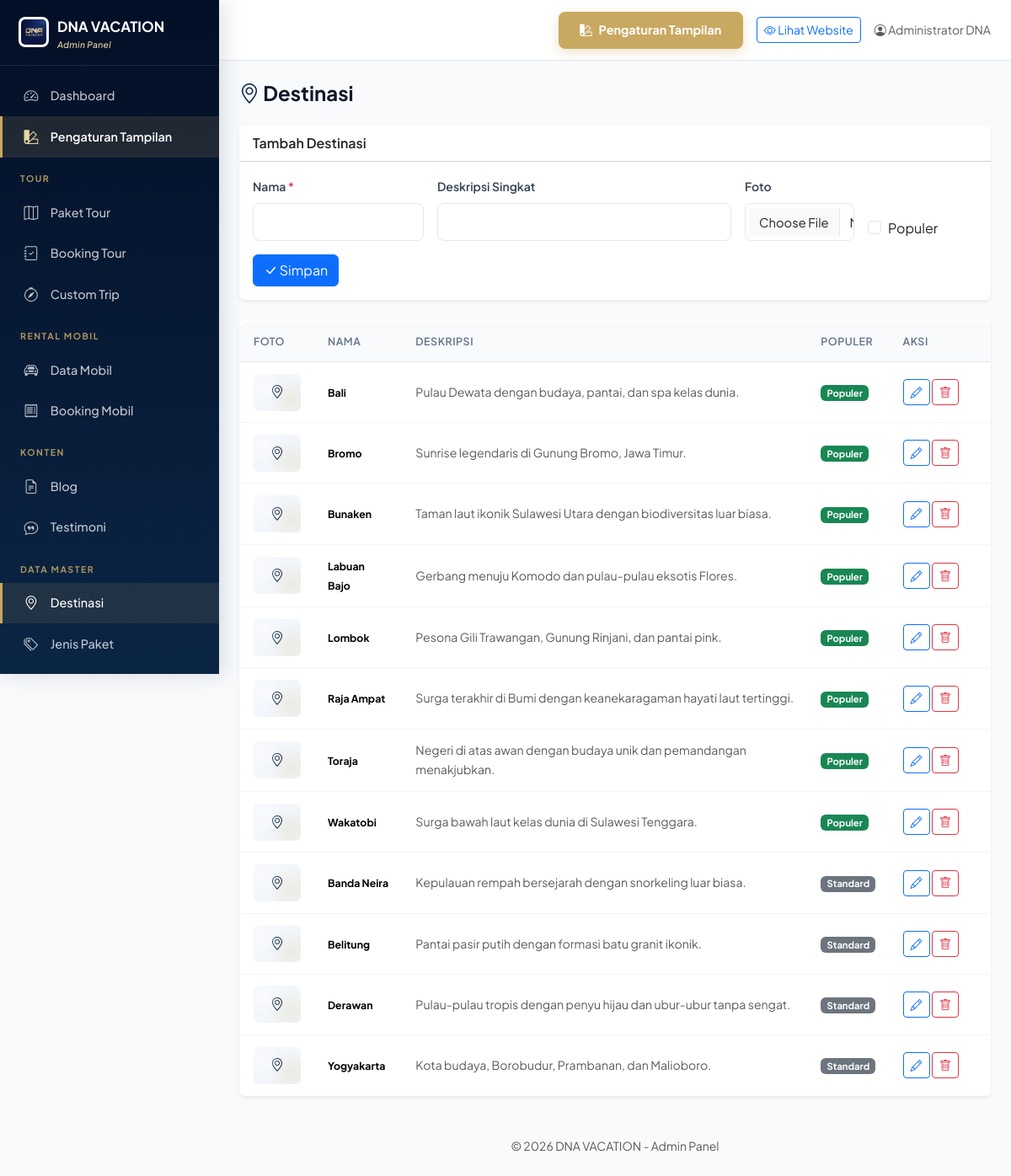
The page /admin/destinations.php (signed in) on the database its author committed.
### tables this page shows
CREATE TABLE destinations (
  id INT AUTO_INCREMENT PRIMARY KEY,
  name VARCHAR(100) NOT NULL,
  slug VARCHAR(120) NOT NULL UNIQUE,
  description TEXT,
  image VARCHAR(255),
  is_popular TINYINT(1) DEFAULT 0,
  created_at TIMESTAMP DEFAULT CURRENT_TIMESTAMP
);

### includes/config.php (called while the page is built, shortened)
<?php
function e($str) {
    return htmlspecialchars($str, ENT_QUOTES, 'UTF-8');
}
function truncate($text, $length = 100) {
    if (strlen($text) <= $length) return $text;
    return substr($text, 0, $length) . '...';
}

### admin/destinations.php (the view, shortened to what this page needs)
<?php
require_once __DIR__ . '/includes/header.php';
$destinations = $pdo->query("SELECT * FROM destinations ORDER BY is_popular DESC, name")->fetchAll();
$editItem = null;
?>
<div class="p-3 p-md-4">
    <h4 class="fw-bold mb-4"><i class="bi bi-geo-alt text-primary-custom"></i> Destinasi</h4>
    <div class="card border-0 shadow-sm mb-4">
        <div class="card-header bg-white fw-semibold"><?= $editItem ? 'Edit' : 'Tambah' ?> Destinasi</div>
        <div class="card-body">
            <form method="POST" enctype="multipart/form-data">
                <div class="row g-3">
                    <div class="col-md-3">
                        <label class="form-label small fw-semibold">Nama <span class="text-danger">*</span></label>
                        <input type="text" name="name" class="form-control" value="<?= e($editItem['name'] ?? '') ?>" required>
                    </div>
                    <div class="col-md-5">
                        <label class="form-label small fw-semibold">Deskripsi Singkat</label>
                        <input type="text" name="description" class="form-control" value="<?= e($editItem['description'] ?? '') ?>">
                    </div>
                    <div class="col-md-2">
                        <label class="form-label small fw-semibold">Foto</label>
                        <input type="file" name="image" class="form-control" accept="image/*">
                    </div>
                    <div class="col-md-2 d-flex align-items-end">
                        <div class="form-check">
                            <input type="checkbox" name="is_popular" class="form-check-input" id="isPop" <?= ($editItem['is_popular'] ?? 0) ? 'checked' : '' ?>>
                            <label class="form-check-label" for="isPop">Populer</label>
                        </div>
                    </div>
                    <div class="col-12">
                        <button type="submit" class="btn btn-primary"><i class="bi bi-check-lg"></i> Simpan</button>
                    </div>
                </div>
            </form>
        </div>
    </div>
    <div class="card border-0 shadow-sm">
        <div class="card-body p-0">
            <div class="table-responsive">
                <table class="table admin-table table-hover align-middle mb-0">
                    <thead>
                        <tr>
                            <th style="width:70px">Foto</th>
                            <th>Nama</th>
                            <th>Deskripsi</th>
                            <th>Populer</th>
                            <th style="width:120px">Aksi</th>
                        </tr>
                    </thead>
                    <tbody>
                        <?php if (empty($destinations)): ?>
                            <tr><td colspan="5" class="text-center text-muted py-4">Belum ada destinasi.</td></tr>
                        <?php else: ?>
                            <?php foreach ($destinations as $d): ?>
                                <tr>
                                    <td>
                                        <?php if ($d['image']): ?>
                                            <img src="<?= uploadUrl($d['image']) ?>" class="rounded" style="width:56px;height:44px;object-fit:cover" onerror="handleImgError(this)">
                                        <?php else: ?>
                                            <div class="placeholder-img rounded" style="width:56px;height:44px;font-size:1rem"><i class="bi bi-geo-alt"></i></div>
                                        <?php endif; ?>
                                    </td>
                                    <td><strong class="small"><?= e($d['name']) ?></strong></td>
                                    <td class="small text-muted"><?= e(truncate($d['description'] ?? '', 80)) ?></td>
                                    <td>
                                        <a href="?toggle_pop=<?= $d['id'] ?>" class="badge bg-<?= $d['is_popular'] ? 'success' : 'secondary' ?> text-decoration-none" style="font-size:.7rem">
                                            <?= $d['is_popular'] ? 'Populer' : 'Standard' ?>
                                        </a>
                                    </td>
                                    <td>
                                        <a href="?edit=<?= $d['id'] ?>" class="btn btn-sm btn-outline-primary"><i class="bi bi-pencil"></i></a>
                                        <a href="?delete=<?= $d['id'] ?>" class="btn btn-sm btn-outline-danger" data-confirm="Hapus destinasi?"><i class="bi bi-trash"></i></a>
                                    </td>
                                </tr>
                            <?php endforeach; ?>
                        <?php endif; ?>
                    </tbody>
                </table>
            </div>
        </div>
    </div>
</div>
<?php require_once __DIR__ . '/includes/footer.php'; ?>

### assets/css/style.css (style rules this page uses)
:root { --primary: #0B2545; --primary-dark: #061838; --primary-darker: #030F26; --primary-mid: #13315C; --primary-light: #E8EEF7; --primary-lighter: #F4F7FC; --gold: #C9A961; --gold-dark: #A88540; --gold-light: #E8D6A3; --gold-lighter: #FBF5E4; --secondary: #C9A961; --secondary-dark: #A88540; --secondary-light: #FBF5E4; --accent: #EC7B4E; --accent-light: #FFEDD5; --success: #10B981; --success-light: #D1FAE5; --danger: #EF4444; --warning: #F59E0B; --dark: #0F172A; --gray-50: #F8FAFC; --gray-100: #F1F5F9; --gray-200: #E2E8F0; --gray-300: #CBD5E1; --gray-400: #94A3B8; --gray-500: #64748B; --gray-600: #475569; --gray-700: #334155; --gray-800: #1E293B; --font-main: 'Plus Jakarta Sans', -apple-system, BlinkMacSystemFont, sans-serif; --radius: 12px; --radius-sm: 8px; --radius-lg: 16px; --radius-xl: 20px; --shadow: 0 1px 3px rgba(11,37,69,.06), 0 1px 2px rgba(11,37,69,.04); --shadow-md: 0 4px 16px rgba(11,37,69,.08); --shadow-lg: 0 12px 32px rgba(11,37,69,.12); --shadow-xl: 0 20px 48px rgba(11,37,69,.18); --transition: all .25s cubic-bezier(.4,0,.2,1); }
* { box-sizing: border-box; }
body { font-family: var(--font-main); color: var(--dark); line-height: 1.65; background: #fff; -webkit-font-smoothing: antialiased; text-rendering: optimizeLegibility; }
a { text-decoration: none; }
.text-primary-custom { color: var(--primary) !important; }
.form-control, .form-select { border-radius: var(--radius-sm); border: 1.5px solid var(--gray-200); padding: .65rem 1rem; font-size: .92rem; transition: var(--transition); background: #fff; }
.form-label { color: var(--gray-700); }
.placeholder-img { background: linear-gradient(135deg, var(--primary-lighter), var(--gray-100)); display: flex; align-items: center; justify-content: center; color: var(--primary); font-size: 2.5rem; overflow: hidden; position: relative; }
.placeholder-img::before { content: ''; position: absolute; inset: 0; background: radial-gradient(circle at 20% 30%, rgba(255,255,255,.5) 0%, transparent 40%), radial-gradient(circle at 80% 70%, rgba(201,169,97,.15) 0%, transparent 50%); }
body.admin-body { background: var(--gray-50); }
.admin-table { background: #fff; border-radius: var(--radius); border: 1px solid var(--gray-200); overflow: hidden; }
.admin-table th { background: var(--gray-50); font-weight: 600; font-size: .78rem; text-transform: uppercase; letter-spacing: .5px; color: var(--gray-500); padding: .85rem 1rem; border-bottom: 1px solid var(--gray-200); }
.admin-table td { padding: .85rem 1rem; font-size: .88rem; vertical-align: middle; border-bottom: 1px solid var(--gray-100); }
.admin-table tr:last-child td { border-bottom: none; }

### rows shown on the page
destinations: name "Bali", description "Pulau Dewata dengan budaya, pantai, dan spa kelas dunia.", is_popular "Populer"
destinations: name "Bromo", description "Sunrise legendaris di Gunung Bromo, Jawa Timur.", is_popular "Populer"
destinations: name "Bunaken", description "Taman laut ikonik Sulawesi Utara dengan biodiversitas luar biasa.", is_popular "Populer"
destinations: name "Labuan Bajo", description "Gerbang menuju Komodo dan pulau-pulau eksotis Flores.", is_popular "Populer"
destinations: name "Lombok", description "Pesona Gili Trawangan, Gunung Rinjani, dan pantai pink.", is_popular "Populer"
destinations: name "Raja Ampat", description "Surga terakhir di Bumi dengan keanekaragaman hayati laut tertinggi.", is_popular "Populer"
destinations: name "Toraja", description "Negeri di atas awan dengan budaya unik dan pemandangan menakjubkan.", is_popular "Populer"
destinations: name "Wakatobi", description "Surga bawah laut kelas dunia di Sulawesi Tenggara.", is_popular "Populer"
destinations: name "Banda Neira", description "Kepulauan rempah bersejarah dengan snorkeling luar biasa.", is_popular "Standard"
destinations: name "Belitung", description "Pantai pasir putih dengan formasi batu granit ikonik.", is_popular "Standard"
destinations: name "Derawan", description "Pulau-pulau tropis dengan penyu hijau dan ubur-ubur tanpa sengat.", is_popular "Standard"
destinations: name "Yogyakarta", description "Kota budaya, Borobudur, Prambanan, dan Malioboro.", is_popular "Standard"

### other values the page prints
$_SESSION['admin_name'] "Administrator DNA"
SITE_NAME "DNA VACATION"
